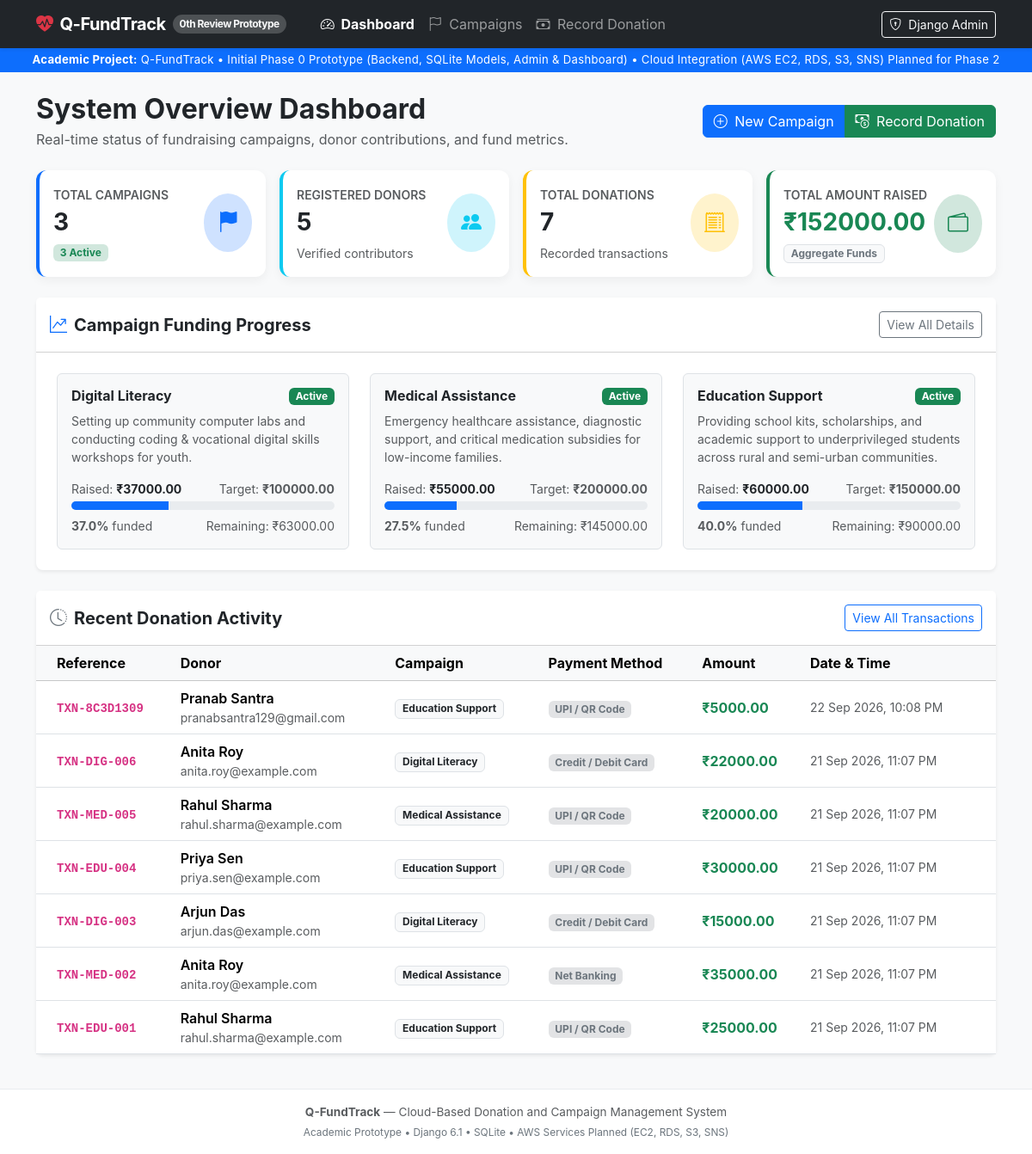
The page / on the database its author committed.
### tracker/models.py (models this page shows, shortened)
class Campaign(models.Model):
    STATUS_CHOICES = [
        ('ACTIVE', 'Active'),
        ('COMPLETED', 'Completed'),
        ('PAUSED', 'Paused'),
    ]
    name = models.CharField(max_length=200, help_text="Name of the fundraising campaign")
    description = models.TextField(help_text="Detailed description of the campaign objectives")
    target_amount = models.DecimalField(max_digits=12, decimal_places=2, help_text="Fundraising goal in INR")
    start_date = models.DateField(default=timezone.now)
    end_date = models.DateField()
    status = models.CharField(max_length=20, choices=STATUS_CHOICES, default='ACTIVE')
    created_at = models.DateTimeField(auto_now_add=True)
    class Meta:
        ordering = ['-created_at']
        verbose_name = "Campaign"
        verbose_name_plural = "Campaigns"
    @property
    def amount_raised(self) -> Decimal:
        total = self.donations.aggregate(total=Sum('amount'))['total']
        return total if total is not None else Decimal('0.00')
    @property
    def progress_percentage(self) -> float:
        if not self.target_amount or self.target_amount <= Decimal('0.00'):
            return 0.0
        pct = (self.amount_raised / self.target_amount) * Decimal('100.0')
        return round(float(pct), 1)
    @property
    def remaining_amount(self) -> Decimal:
        rem = self.target_amount - self.amount_raised
        return rem if rem > Decimal('0.00') else Decimal('0.00')

class Donation(models.Model):
    PAYMENT_METHODS = [
        ('UPI', 'UPI / QR Code'),
        ('CARD', 'Credit / Debit Card'),
        ('NETBANKING', 'Net Banking'),
        ('CASH', 'Cash / Cheque'),
        ('BANK_TRANSFER', 'Direct Bank Transfer / NEFT'),
    ]
    donor = models.ForeignKey(
        Donor,
        on_delete=models.CASCADE,
        related_name='donations',
        help_text="Donor who contributed this donation"
    )
    campaign = models.ForeignKey(
        Campaign,
        on_delete=models.CASCADE,
        related_name='donations',
        help_text="Target campaign receiving the funds"
    )
    amount = models.DecimalField(max_digits=12, decimal_places=2, help_text="Donation amount in INR")
    donation_date = models.DateTimeField(default=timezone.now, help_text="Date and time when donation was received")
    payment_method = models.CharField(max_length=30, choices=PAYMENT_METHODS, default='UPI')
    reference = models.CharField(max_length=100, unique=True, help_text="Transaction reference number or receipt ID")
    notes = models.TextField(blank=True, help_text="Optional remarks or donor message")
    class Meta:
        ordering = ['-donation_date']
        verbose_name = "Donation"
        verbose_name_plural = "Donations"

class Donor(models.Model):
    name = models.CharField(max_length=150, help_text="Full name of the donor")
    email = models.EmailField(unique=True, help_text="Primary contact email")
    phone = models.CharField(max_length=20, blank=True, help_text="Contact phone number")
    address = models.TextField(blank=True, help_text="Physical or billing address")
    created_at = models.DateTimeField(auto_now_add=True)
    class Meta:
        ordering = ['name']
        verbose_name = "Donor"
        verbose_name_plural = "Donors"

### tracker/views.py (the view)
# urls.py: path('', views.dashboard, name='dashboard'),
def dashboard(request):
    total_campaigns = Campaign.objects.count()
    active_campaigns = Campaign.objects.filter(status='ACTIVE').count()
    total_donors = Donor.objects.count()
    total_donations = Donation.objects.count()
    total_amount_donated = Donation.objects.aggregate(total=Sum('amount'))['total'] or Decimal('0.00')
    campaigns = Campaign.objects.all()
    recent_donations = Donation.objects.select_related('donor', 'campaign')[:8]
    context = {
        'total_campaigns': total_campaigns,
        'active_campaigns': active_campaigns,
        'total_donors': total_donors,
        'total_donations': total_donations,
        'total_amount_donated': total_amount_donated,
        'campaigns': campaigns,
        'recent_donations': recent_donations,
    }
    return render(request, 'dashboard.html', context)

### templates/dashboard.html (shortened to what this page needs)
{% extends "base.html" %}
{% block content %}
<div class="d-flex justify-content-between align-items-center mb-4">
    <div>
        <h2 class="fw-bold mb-1">System Overview Dashboard</h2>
        <p class="text-muted mb-0">Real-time status of fundraising campaigns, donor contributions, and fund metrics.</p>
    </div>
    <div class="btn-group">
        <a href="{% url 'campaign_list' %}" class="btn btn-primary">
            <i class="bi bi-plus-circle me-1"></i> New Campaign
        </a>
        <a href="{% url 'donation_list' %}" class="btn btn-success">
            <i class="bi bi-cash-coin me-1"></i> Record Donation
        </a>
    </div>
</div>
<div class="row g-3 mb-4">
    <div class="col-sm-6 col-lg-3">
        <div class="card metric-card h-100 bg-white p-3 border-start border-primary border-4">
            <div class="d-flex justify-content-between align-items-center">
                <div>
                    <span class="text-muted small text-uppercase fw-semibold">Total Campaigns</span>
                    <h3 class="fw-bold text-dark mt-1 mb-0">{{ total_campaigns }}</h3>
                    <span class="badge bg-success-subtle text-success mt-2">{{ active_campaigns }} Active</span>
                </div>
                <div class="bg-primary-subtle text-primary p-3 rounded-circle">
                    <i class="bi bi-flag-fill fs-4"></i>
                </div>
            </div>
        </div>
    </div>
    <div class="col-sm-6 col-lg-3">
        <div class="card metric-card h-100 bg-white p-3 border-start border-info border-4">
            <div class="d-flex justify-content-between align-items-center">
                <div>
                    <span class="text-muted small text-uppercase fw-semibold">Registered Donors</span>
                    <h3 class="fw-bold text-dark mt-1 mb-0">{{ total_donors }}</h3>
                    <span class="text-muted small mt-2 d-block">Verified contributors</span>
                </div>
                <div class="bg-info-subtle text-info p-3 rounded-circle">
                    <i class="bi bi-people-fill fs-4"></i>
                </div>
            </div>
        </div>
    </div>
    <div class="col-sm-6 col-lg-3">
        <div class="card metric-card h-100 bg-white p-3 border-start border-warning border-4">
            <div class="d-flex justify-content-between align-items-center">
                <div>
                    <span class="text-muted small text-uppercase fw-semibold">Total Donations</span>
                    <h3 class="fw-bold text-dark mt-1 mb-0">{{ total_donations }}</h3>
                    <span class="text-muted small mt-2 d-block">Recorded transactions</span>
                </div>
                <div class="bg-warning-subtle text-warning p-3 rounded-circle">
                    <i class="bi bi-receipt-cutoff fs-4"></i>
                </div>
            </div>
        </div>
    </div>
    <div class="col-sm-6 col-lg-3">
        <div class="card metric-card h-100 bg-white p-3 border-start border-success border-4">
            <div class="d-flex justify-content-between align-items-center">
                <div>
                    <span class="text-muted small text-uppercase fw-semibold">Total Amount Raised</span>
                    <h3 class="fw-bold text-success mt-1 mb-0">&#8377;{{ total_amount_donated|floatformat:2 }}</h3>
                    <span class="badge bg-light text-secondary border mt-2">Aggregate Funds</span>
                </div>
                <div class="bg-success-subtle text-success p-3 rounded-circle">
                    <i class="bi bi-wallet2 fs-4"></i>
                </div>
            </div>
        </div>
    </div>
</div>
<div class="row mb-4">
    <div class="col-12">
        <div class="card border-0 shadow-sm rounded-3">
            <div class="card-header bg-white py-3 d-flex justify-content-between align-items-center">
                <h5 class="mb-0 fw-bold"><i class="bi bi-graph-up-arrow text-primary me-2"></i>Campaign Funding Progress</h5>
                <a href="{% url 'campaign_list' %}" class="btn btn-sm btn-outline-secondary">View All Details</a>
            </div>
            <div class="card-body p-4">
                {% if campaigns %}
                    <div class="row g-4">
                        {% for c in campaigns %}
                            <div class="col-md-6 col-lg-4">
                                <div class="card h-100 border p-3 bg-light">
                                    <div class="d-flex justify-content-between align-items-start mb-2">
                                        <h6 class="fw-bold text-dark mb-0">{{ c.name }}</h6>
                                        {% if c.status == 'ACTIVE' %}
                                            <span class="badge bg-success">Active</span>
                                        {% elif c.status == 'COMPLETED' %}
                                            <span class="badge bg-secondary">Completed</span>
                                        {% else %}
                                            <span class="badge bg-warning text-dark">{{ c.status }}</span>
                                        {% endif %}
                                    </div>
                                    <p class="text-muted small mb-3" style="min-height: 40px;">{{ c.description|truncatewords:15 }}</p>
                                    <div class="d-flex justify-content-between small text-muted mb-1">
                                        <span>Raised: <strong class="text-dark">&#8377;{{ c.amount_raised|floatformat:2 }}</strong></span>
                                        <span>Target: <strong>&#8377;{{ c.target_amount|floatformat:2 }}</strong></span>
                                    </div>
                                    <div class="progress mb-2">
                                        <div class="progress-bar bg-primary" role="progressbar" style="width: {{ c.progress_percentage }}%;" aria-valuenow="{{ c.progress_percentage }}" aria-valuemin="0" aria-valuemax="100"></div>
                                    </div>
                                    <div class="d-flex justify-content-between small text-muted">
                                        <span><strong>{{ c.progress_percentage }}%</strong> funded</span>
                                        <span>Remaining: &#8377;{{ c.remaining_amount|floatformat:2 }}</span>
                                    </div>
                                </div>
                            </div>
                        {% endfor %}
                    </div>
                {% else %}
                    <div class="text-center py-4 text-muted">
                        <i class="bi bi-folder2-open fs-1 text-secondary"></i>
                        <p class="mt-2">No campaigns found. Run <code>python manage.py load_sample_data</code> or add one!</p>
                    </div>
                {% endif %}
            </div>
        </div>
    </div>
</div>
<div class="row">
    <div class="col-12">
        <div class="card border-0 shadow-sm rounded-3">
            <div class="card-header bg-white py-3 d-flex justify-content-between align-items-center">
                <h5 class="mb-0 fw-bold"><i class="bi bi-clock-history text-secondary me-2"></i>Recent Donation Activity</h5>
                <a href="{% url 'donation_list' %}" class="btn btn-sm btn-outline-primary">View All Transactions</a>
            </div>
            <div class="card-body p-0">
                <div class="table-responsive">
                    <table class="table table-hover align-middle mb-0">
                        <thead class="table-light">
                            <tr>
                                <th class="ps-4">Reference</th>
                                <th>Donor</th>
                                <th>Campaign</th>
                                <th>Payment Method</th>
                                <th>Amount</th>
                                <th class="pe-4">Date & Time</th>
                            </tr>
                        </thead>
                        <tbody>
                            {% for d in recent_donations %}
                                <tr>
                                    <td class="ps-4"><code class="fw-bold">{{ d.reference }}</code></td>
                                    <td>
                                        <div class="fw-semibold">{{ d.donor.name }}</div>
                                        <div class="text-muted small">{{ d.donor.email }}</div>
                                    </td>
                                    <td><span class="badge bg-light text-dark border">{{ d.campaign.name }}</span></td>
                                    <td><span class="badge bg-secondary-subtle text-secondary">{{ d.get_payment_method_display }}</span></td>
                                    <td class="fw-bold text-success">&#8377;{{ d.amount|floatformat:2 }}</td>
                                    <td class="pe-4 text-muted small">{{ d.donation_date|date:"d M Y, h:i A" }}</td>
                                </tr>
                            {% empty %}
                                <tr>
                                    <td colspan="6" class="text-center py-4 text-muted">No donations recorded yet.</td>
                                </tr>
                            {% endfor %}
                        </tbody>
                    </table>
                </div>
            </div>
        </div>
    </div>
</div>
{% endblock %}

### rows shown on the page
Campaign: name "Digital Literacy", status "Active", description "Setting up community computer labs and conducting coding & vocational digital skills workshops for youth.", amount_raised "37000.00", target_amount "100000.00", progress_percentage "37.0", remaining_amount "63000.00"
Campaign: name "Medical Assistance", status "Active", description "Emergency healthcare assistance, diagnostic support, and critical medication subsidies for low-income families.", amount_raised "55000.00", target_amount "200000.00", progress_percentage "27.5", remaining_amount "145000.00"
Campaign: name "Education Support", status "Active", description "Providing school kits, scholarships, and academic support to underprivileged students across rural and semi-urban communities.", amount_raised "60000.00", target_amount "150000.00", progress_percentage "40.0", remaining_amount "90000.00"
Donation: reference "TXN-8C3D1309", donor.name "Pranab Santra", donor.email "pranabsantra129@gmail.com", campaign.name "Education Support", payment_method "UPI / QR Code", amount "5000.00", donation_date "22 Sep 2026, 10:08 PM"
Donation: reference "TXN-DIG-006", donor.name "Anita Roy", donor.email "anita.roy@example.com", campaign.name "Digital Literacy", payment_method "Credit / Debit Card", amount "22000.00", donation_date "21 Sep 2026, 11:07 PM"
Donation: reference "TXN-MED-005", donor.name "Rahul Sharma", donor.email "rahul.sharma@example.com", campaign.name "Medical Assistance", payment_method "UPI / QR Code", amount "20000.00", donation_date "21 Sep 2026, 11:07 PM"
Donation: reference "TXN-EDU-004", donor.name "Priya Sen", donor.email "priya.sen@example.com", campaign.name "Education Support", payment_method "UPI / QR Code", amount "30000.00", donation_date "21 Sep 2026, 11:07 PM"
Donation: reference "TXN-DIG-003", donor.name "Arjun Das", donor.email "arjun.das@example.com", campaign.name "Digital Literacy", payment_method "Credit / Debit Card", amount "15000.00", donation_date "21 Sep 2026, 11:07 PM"
Donation: reference "TXN-MED-002", donor.name "Anita Roy", donor.email "anita.roy@example.com", campaign.name "Medical Assistance", payment_method "Net Banking", amount "35000.00", donation_date "21 Sep 2026, 11:07 PM"
Donation: reference "TXN-EDU-001", donor.name "Rahul Sharma", donor.email "rahul.sharma@example.com", campaign.name "Education Support", payment_method "UPI / QR Code", amount "25000.00", donation_date "21 Sep 2026, 11:07 PM"

### other values the page prints
{{ total_campaigns }} "3"
{{ active_campaigns }} "3"
{{ total_donors }} "5"
{{ total_donations }} "7"
{{ total_amount_donated|floatformat:2 }} "152000.00"
